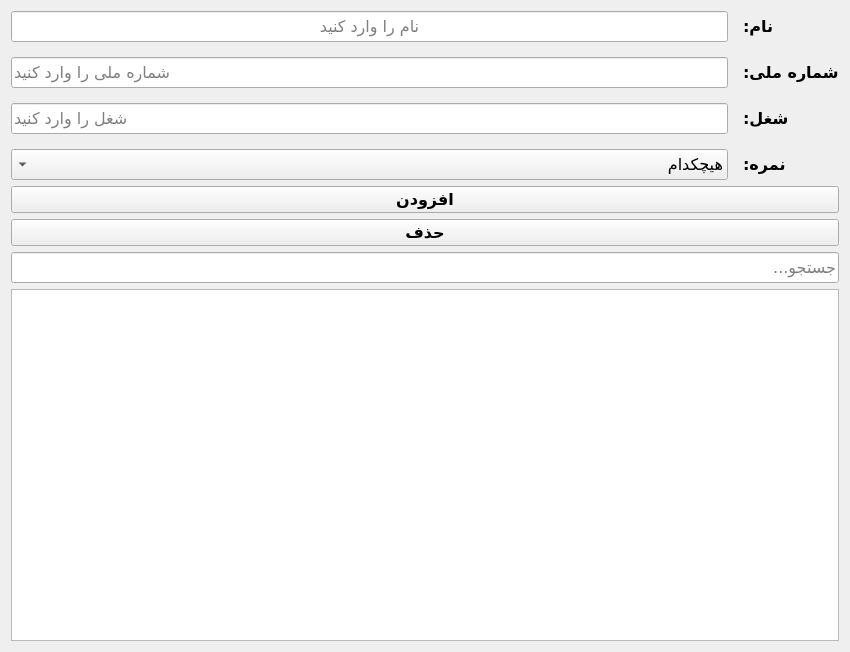
<?xml version="1.0" encoding="UTF-8"?>
<ui version="4.0">
 <class>PersonWidget</class>
 <widget class="QWidget" name="PersonWidget">
  <property name="geometry">
   <rect>
    <x>0</x>
    <y>0</y>
    <width>850</width>
    <height>652</height>
   </rect>
  </property>
  <property name="windowTitle">
   <string>مدیریت افراد</string>
  </property>
  <layout class="QVBoxLayout" name="verticalLayout">
   <item>
    <layout class="QGridLayout" name="gridLayout">
     <property name="spacing">
      <number>15</number>
     </property>
     <item row="0" column="0">
      <widget class="RtlLineEdit" name="nameEdit">
       <property name="font">
        <font>
         <family>B Nazanin</family>
         <pointsize>12</pointsize>
        </font>
       </property>
       <property name="layoutDirection">
        <enum>Qt::LayoutDirection::LeftToRight</enum>
       </property>
       <property name="alignment">
        <set>Qt::AlignmentFlag::AlignCenter</set>
       </property>
       <property name="placeholderText">
        <string>نام را وارد کنید</string>
       </property>
      </widget>
     </item>
     <item row="0" column="1">
      <widget class="QLabel" name="nameLabel">
       <property name="font">
        <font>
         <family>B Nazanin</family>
         <pointsize>12</pointsize>
         <bold>true</bold>
        </font>
       </property>
       <property name="text">
        <string>نام:</string>
       </property>
       <property name="alignment">
        <set>Qt::AlignmentFlag::AlignRight|Qt::AlignmentFlag::AlignTrailing|Qt::AlignmentFlag::AlignVCenter</set>
       </property>
      </widget>
     </item>
     <item row="1" column="0">
      <widget class="QLineEdit" name="ssnEdit">
       <property name="font">
        <font>
         <family>B Nazanin</family>
         <pointsize>12</pointsize>
        </font>
       </property>
       <property name="layoutDirection">
        <enum>Qt::LayoutDirection::RightToLeft</enum>
       </property>
       <property name="alignment">
        <set>Qt::AlignmentFlag::AlignRight|Qt::AlignmentFlag::AlignTrailing|Qt::AlignmentFlag::AlignVCenter</set>
       </property>
       <property name="placeholderText">
        <string>شماره ملی را وارد کنید</string>
       </property>
      </widget>
     </item>
     <item row="1" column="1">
      <widget class="QLabel" name="ssnLabel">
       <property name="font">
        <font>
         <family>B Nazanin</family>
         <pointsize>12</pointsize>
         <bold>true</bold>
        </font>
       </property>
       <property name="text">
        <string>شماره ملی:</string>
       </property>
       <property name="alignment">
        <set>Qt::AlignmentFlag::AlignRight|Qt::AlignmentFlag::AlignTrailing|Qt::AlignmentFlag::AlignVCenter</set>
       </property>
      </widget>
     </item>
     <item row="2" column="0">
      <widget class="QLineEdit" name="jobEdit">
       <property name="font">
        <font>
         <family>B Nazanin</family>
         <pointsize>12</pointsize>
        </font>
       </property>
       <property name="layoutDirection">
        <enum>Qt::LayoutDirection::RightToLeft</enum>
       </property>
       <property name="alignment">
        <set>Qt::AlignmentFlag::AlignRight|Qt::AlignmentFlag::AlignTrailing|Qt::AlignmentFlag::AlignVCenter</set>
       </property>
       <property name="placeholderText">
        <string>شغل را وارد کنید</string>
       </property>
      </widget>
     </item>
     <item row="2" column="1">
      <widget class="QLabel" name="jobLabel">
       <property name="font">
        <font>
         <family>B Nazanin</family>
         <pointsize>12</pointsize>
         <bold>true</bold>
        </font>
       </property>
       <property name="text">
        <string>شغل:</string>
       </property>
       <property name="alignment">
        <set>Qt::AlignmentFlag::AlignRight|Qt::AlignmentFlag::AlignTrailing|Qt::AlignmentFlag::AlignVCenter</set>
       </property>
      </widget>
     </item>
     <item row="3" column="0">
      <widget class="QComboBox" name="scoreCombo">
       <property name="font">
        <font>
         <family>B Nazanin</family>
         <pointsize>12</pointsize>
        </font>
       </property>
       <property name="layoutDirection">
        <enum>Qt::LayoutDirection::RightToLeft</enum>
       </property>
       <item>
        <property name="text">
         <string>هیچکدام</string>
        </property>
       </item>
       <item>
        <property name="text">
         <string>A1</string>
        </property>
       </item>
       <item>
        <property name="text">
         <string>A2</string>
        </property>
       </item>
       <item>
        <property name="text">
         <string>A3</string>
        </property>
       </item>
       <item>
        <property name="text">
         <string>B1</string>
        </property>
       </item>
       <item>
        <property name="text">
         <string>B2</string>
        </property>
       </item>
       <item>
        <property name="text">
         <string>B3</string>
        </property>
       </item>
       <item>
        <property name="text">
         <string>C1</string>
        </property>
       </item>
       <item>
        <property name="text">
         <string>C2</string>
        </property>
       </item>
       <item>
        <property name="text">
         <string>C3</string>
        </property>
       </item>
       <item>
        <property name="text">
         <string>D1</string>
        </property>
       </item>
       <item>
        <property name="text">
         <string>D2</string>
        </property>
       </item>
       <item>
        <property name="text">
         <string>D3</string>
        </property>
       </item>
       <item>
        <property name="text">
         <string>E1</string>
        </property>
       </item>
       <item>
        <property name="text">
         <string>E2</string>
        </property>
       </item>
       <item>
        <property name="text">
         <string>E3</string>
        </property>
       </item>
      </widget>
     </item>
     <item row="3" column="1">
      <widget class="QLabel" name="scoreLabel">
       <property name="font">
        <font>
         <family>B Nazanin</family>
         <pointsize>12</pointsize>
         <bold>true</bold>
        </font>
       </property>
       <property name="text">
        <string>نمره:</string>
       </property>
       <property name="alignment">
        <set>Qt::AlignmentFlag::AlignRight|Qt::AlignmentFlag::AlignTrailing|Qt::AlignmentFlag::AlignVCenter</set>
       </property>
      </widget>
     </item>
    </layout>
   </item>
   <item>
    <widget class="QPushButton" name="addButton">
     <property name="font">
      <font>
       <family>B Nazanin</family>
       <pointsize>12</pointsize>
       <bold>true</bold>
      </font>
     </property>
     <property name="text">
      <string>افزودن</string>
     </property>
    </widget>
   </item>
   <item>
    <widget class="QPushButton" name="deleteButton">
     <property name="font">
      <font>
       <family>B Nazanin</family>
       <pointsize>12</pointsize>
       <bold>true</bold>
      </font>
     </property>
     <property name="text">
      <string>حذف</string>
     </property>
    </widget>
   </item>
   <item>
    <widget class="QLineEdit" name="searchEdit">
     <property name="font">
      <font>
       <family>B Nazanin</family>
       <pointsize>12</pointsize>
      </font>
     </property>
     <property name="layoutDirection">
      <enum>Qt::LayoutDirection::RightToLeft</enum>
     </property>
     <property name="placeholderText">
      <string>جستجو...</string>
     </property>
    </widget>
   </item>
   <item>
    <widget class="QTableView" name="tableView">
     <property name="font">
      <font>
       <family>B Nazanin</family>
       <pointsize>12</pointsize>
      </font>
     </property>
     <property name="alternatingRowColors">
      <bool>true</bool>
     </property>
     <property name="selectionMode">
      <enum>QAbstractItemView::SelectionMode::SingleSelection</enum>
     </property>
     <property name="selectionBehavior">
      <enum>QAbstractItemView::SelectionBehavior::SelectRows</enum>
     </property>
     <property name="sortingEnabled">
      <bool>true</bool>
     </property>
    </widget>
   </item>
  </layout>
 </widget>
 <customwidgets>
  <customwidget>
   <class>RtlLineEdit</class>
   <extends>QLineEdit</extends>
   <header>rtllineedit.h</header>
  </customwidget>
 </customwidgets>
 <resources/>
 <connections/>
</ui>
